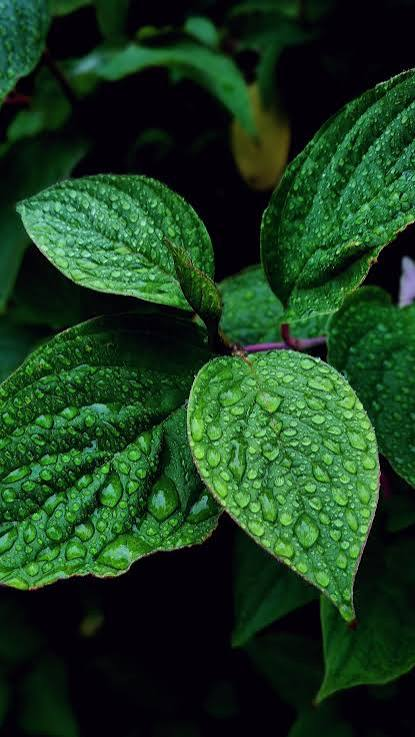
#> input picture test_leaf.png, 415 x 737 px
$ jupyter execute --allow-errors plantproject.ipynb   (shell and % lines are left out)
#> lines starting #> are read from the running program, lines starting #| are printed output that depends on the picture
[cell 1]
import cv2
import os
import numpy as np
import matplotlib.pyplot as plt

from sklearn.model_selection import train_test_split
from sklearn.ensemble import RandomForestClassifier
from sklearn.metrics import accuracy_score, confusion_matrix, classification_report

[cell 2]
class1_path = "dataset/class1"
class2_path = "dataset/class2"

#> (the rest of this cell did not finish here and is left out)

[cell 3]
plt.figure(figsize=(12, 6))

#> (the rest of this cell did not finish here and is left out)

[cell 4]
plt.figure(figsize=(12, 6))

#> (the rest of this cell did not finish here and is left out)

[cell 5]
def extract_features(image_path):
#> called with image_path = 'test_leaf.png'
    img = cv2.imread(image_path)
#> img is the input picture: shape (737, 415, 3); mean B, G, R 30, 60.8, 26.4

    if img is None:
        return None

    img = cv2.resize(img, (100, 100))
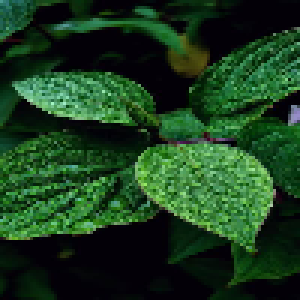
#> img: shape (100, 100, 3) (shown 3 times larger); mean B, G, R 29.8, 60.6, 26

    blue, green, red = cv2.split(img)
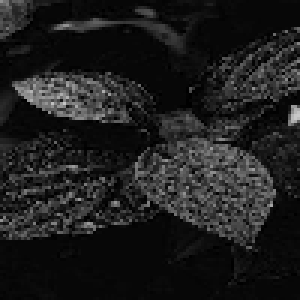
#> blue: shape (100, 100) (shown 3 times larger); min 0, max 201, mean 29.8
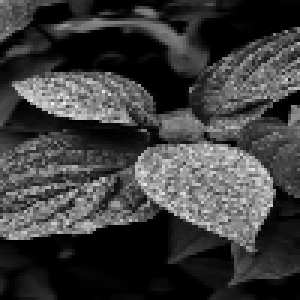
#> green: shape (100, 100) (shown 3 times larger); min 0, max 245, mean 60.6
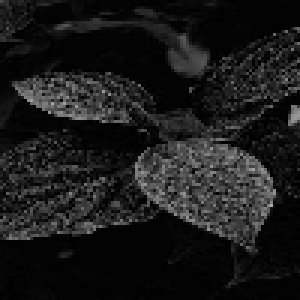
#> red: shape (100, 100) (shown 3 times larger); min 0, max 173, mean 26

    features = [
        np.mean(red),
        np.mean(green),
        np.mean(blue),
        np.std(red),
        np.std(green),
        np.std(blue)
    ]
#> features = [26.04, 60.56, 29.76, 31.77, 57.99, 32.71]

    return features

[cell 6]
X = []
y = []

# Class 1 = Healthy
#> (the rest of this cell did not finish here and is left out)

#> (a cell that did not finish here is left out)

[cell 8]
model = RandomForestClassifier(
    n_estimators=100,
    random_state=42
)

#> (the rest of this cell did not finish here and is left out)

#> (a cell that did not finish here is left out)

#> (a cell that did not finish here is left out)

#> (a cell that did not finish here is left out)

[cell 12]
plt.figure(figsize=(6, 5))

#> (the rest of this cell did not finish here and is left out)

[cell 13]
plt.figure(figsize=(6, 5))

#> (the rest of this cell did not finish here and is left out)

[cell 14]
feature_names = [
    "Red Mean",
    "Green Mean",
    "Blue Mean",
    "Red Std",
    "Green Std",
    "Blue Std"
]

#> (the rest of this cell did not finish here and is left out)

[cell 15]
import joblib

joblib.dump(model, "leaf_model.pkl")

print("Model saved successfully!")

[cell 16]
test_image_path = "test_leaf.png"

features = extract_features(test_image_path)
#> features = [26.04, 60.56, 29.76, 31.77, 57.99, 32.71]

#> (the rest of this cell did not finish here and is left out)
